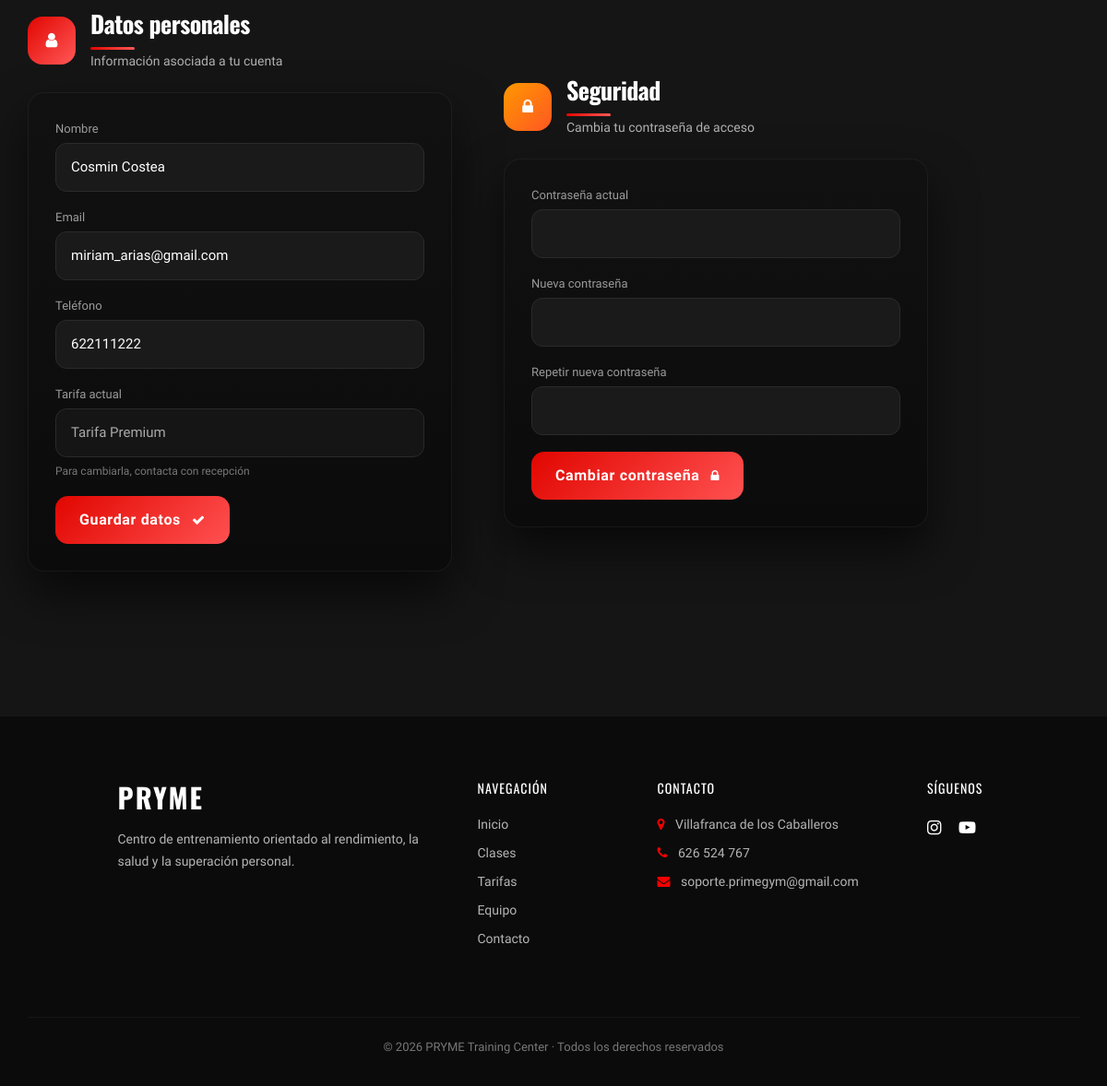
/perfil/editar_perfil/ (lower part), run on an earlier commit of the app's database.
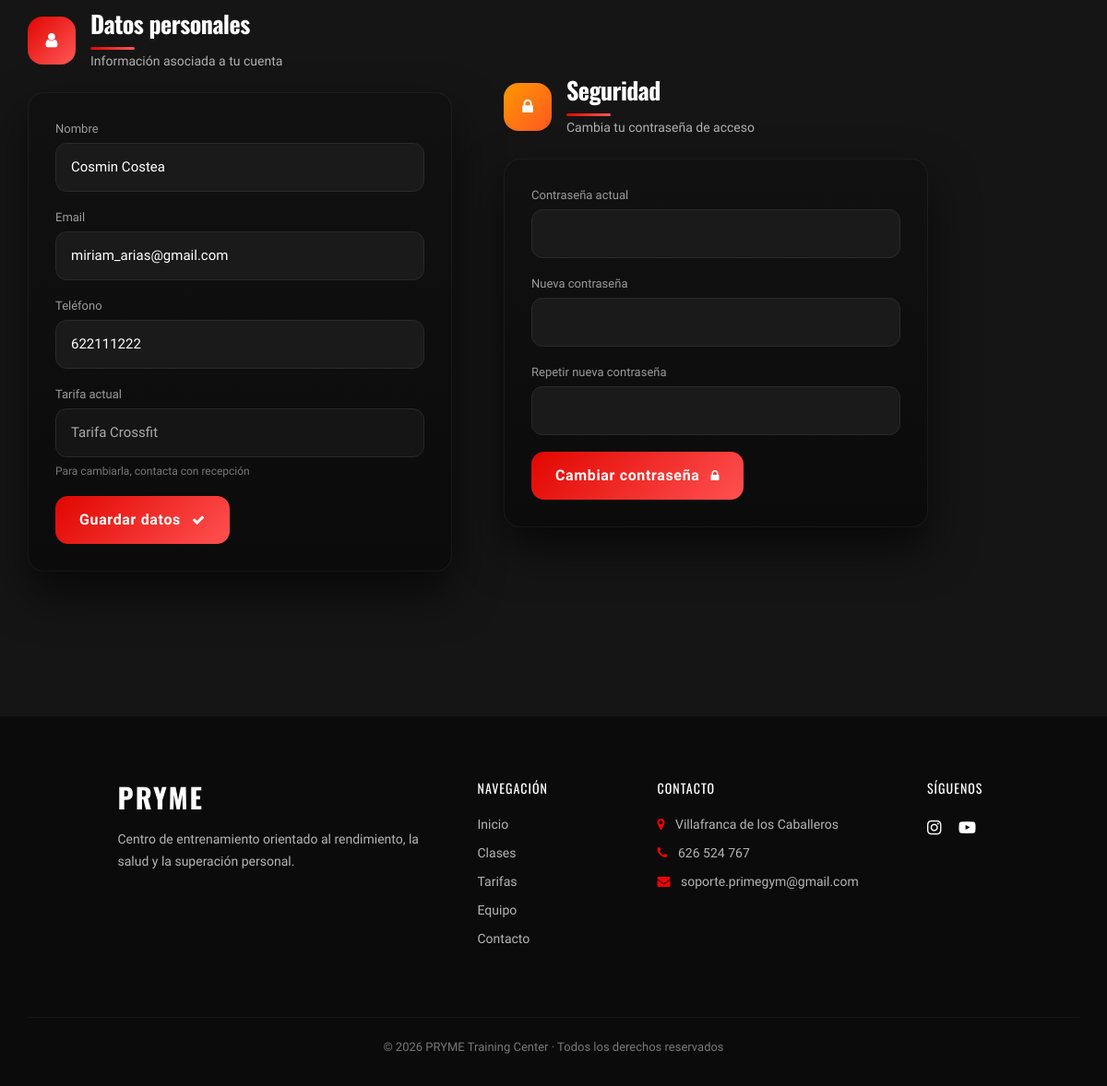
And on a later commit of the database.
### gimnasio/models.py (models this page shows, shortened)
class Cliente(models.Model):
    nombre = models.CharField(max_length=100)
    email = models.EmailField(unique=True)
    telefono = models.CharField(max_length=20, blank=True)
    password = models.CharField(max_length=255)
    tarifa = models.ForeignKey(Tarifa, on_delete=models.SET_NULL, null=True, related_name="usuarios")
    fecha_registro = models.DateField(auto_now_add=True)

class Tarifa(models.Model):
    nombre = models.CharField(max_length=50)
    precio = models.DecimalField(max_digits=10, decimal_places=2)
    duracion_meses = models.IntegerField()
    descripcion = models.TextField(blank=True, null=True)

### perfil/views.py (the view, shortened to what this page needs)
# urls.py: path('editar_perfil/', views.editar_perfil, name='editar_perfil'),
def editar_perfil(request):
    cliente = get_cliente_actual()
    form = EditarPerfilForm(instance=cliente)
    pass_form = CambiarPasswordForm()
    return render(request, "perfil/editar_perfil.html", {
        "cliente": cliente,
        "form": form,
        "pass_form": pass_form,
    })

### perfil/forms.py
class EditarPerfilForm(forms.ModelForm):
    class Meta:
        model = Cliente
        fields = ['nombre', 'email', 'telefono']

class CambiarPasswordForm(forms.Form):
    password_actual = forms.CharField(
        widget=forms.PasswordInput,
        required=False
    )
    password_nueva = forms.CharField(
        widget=forms.PasswordInput,
        required=False
    )
    password_nueva_confirmacion = forms.CharField(
        widget=forms.PasswordInput,
        required=False
    )

### perfil/views.py (called while the page is built)
def get_cliente_actual():
    return Cliente.objects.first()

### perfil/templates/perfil/editar_perfil.html (shortened to what this page needs)
{% extends 'perfil/components/base_perfil.html' %}
{% load static %}
{% block estilos %}
  <link rel="stylesheet" href="{% static 'css/perfil/style_editar_perfil.css' %}">
{% endblock %}
{% block contenido %}
<form method="post">
  <div class="profile-grid">
    <section class="profile-section">
      <header class="section-head">
        <div class="section-icon">
          <i class="fa fa-user"></i>
        </div>
        <div>
          <h2>Datos personales</h2>
          <p>Información asociada a tu cuenta</p>
        </div>
      </header>
      <div class="section-card">
        <div class="form-group">
          <label>Nombre</label>
          {{ form.nombre }}
        </div>
        <div class="form-group">
          <label>Email</label>
          {{ form.email }}
        </div>
        <div class="form-group">
          <label>Teléfono</label>
          {{ form.telefono }}
        </div>
        <div class="form-group form-group--readonly">
          <label>Tarifa actual</label>
          <input type="text" value="{{ cliente.tarifa.nombre }}" readonly>
          <small>Para cambiarla, contacta con recepción</small>
        </div>
        <button
          type="submit"
          name="accion"
          value="perfil"
          class="profile-save-btn">
          Guardar datos
          <i class="fa fa-check"></i>
        </button>
      </div>
    </section>
    <section class="profile-section">
      <header class="section-head section-head--danger">
        <div class="section-icon">
          <i class="fa fa-lock"></i>
        </div>
        <div>
          <h2>Seguridad</h2>
          <p>Cambia tu contraseña de acceso</p>
        </div>
      </header>
      <div class="section-card">
        <div class="form-group">
          <label>Contraseña actual</label>
          {{ pass_form.password_actual }}
        </div>
        <div class="form-group">
          <label>Nueva contraseña</label>
          {{ pass_form.password_nueva }}
        </div>
        <div class="form-group">
          <label>Repetir nueva contraseña</label>
          {{ pass_form.password_nueva_confirmacion }}
        </div>
        <button
          type="submit"
          name="accion"
          value="password"
          class="profile-save-btn">
          Cambiar contraseña
          <i class="fa fa-lock"></i>
        </button>
      </div>
    </section>
  </div>
</form>
{% endblock %}

What changed in the data, as far as the page shows it:
changed Cliente "Cosmin Costea": tarifa.nombre "Tarifa Premium" → "Tarifa Crossfit"
